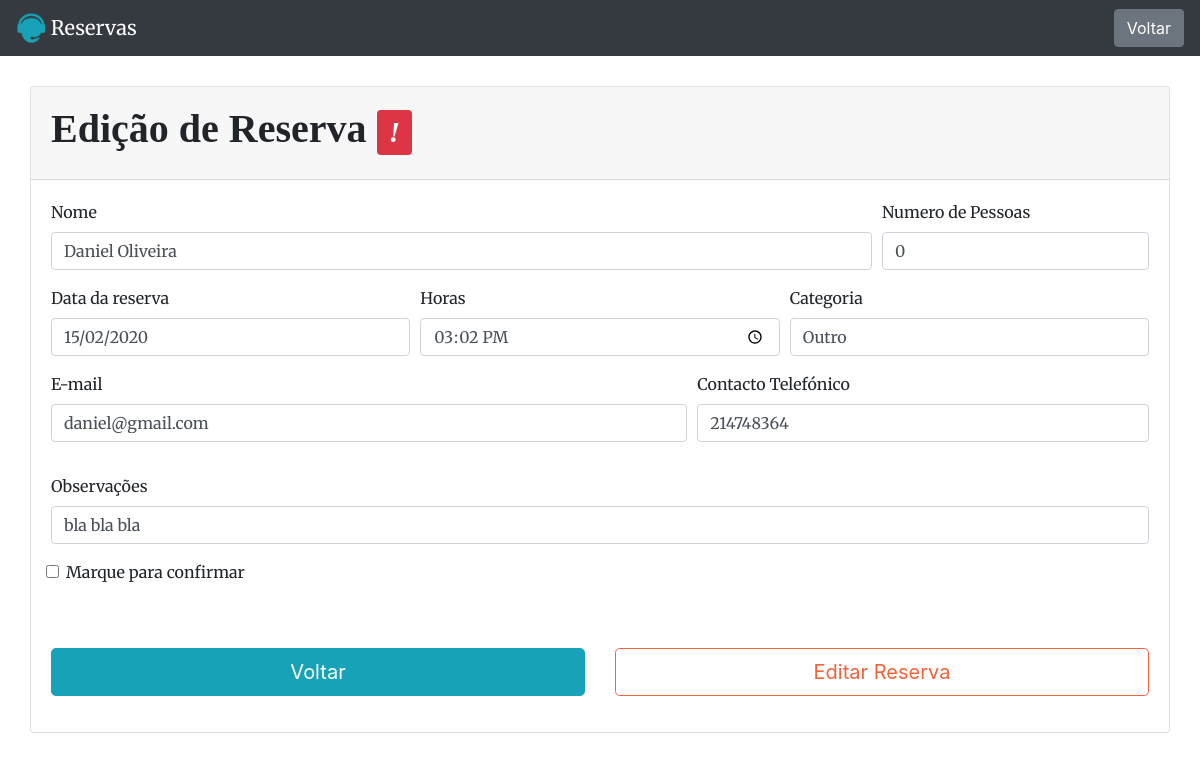
Screenshot of /eventos/editar_reserva.php?id=4 (signed in) with the database file from the repository.
### tables this page shows
CREATE TABLE `reservas` (
  `id_reserva` int(11) NOT NULL,
  `id_client` int(11) NOT NULL,
  `client_name` varchar(50) NOT NULL,
  `number_pessoas` int(11) NOT NULL,
  `date_reserva` date NOT NULL,
  `time_reserva` time NOT NULL,
  `categoria` tinytext NOT NULL,
  `client_email` varchar(255) NOT NULL,
  `client_phone` varchar(9) NOT NULL,
  `observacoes` longtext NOT NULL,
  `created_at` timestamp NOT NULL DEFAULT current_timestamp(),
  `updated_at` timestamp NOT NULL DEFAULT current_timestamp() ON UPDATE current_timestamp(),
  `status` text NOT NULL DEFAULT 'pendente'
);

### eventos/editar_reserva.php (the view, shortened to what this page needs)
<?php
$id_reserva=$_GET['id'];
require '../includes/db.inc.php';
$sql = "SELECT id_reserva,id_client, client_name ,number_pessoas,DATE_FORMAT(date_reserva, '%d/%m/%Y') as date, DATE_FORMAT(time_reserva, '%H:%i') as time, categoria, client_email, client_phone, observacoes, created_at, updated_at FROM reservas WHERE  id_reserva = $id_reserva";
    $result = mysqli_query( $conn, $sql);
?>
<html>
  <head>
       <link href="https://cdnjs.cloudflare.com/ajax/libs/magnific-popup.js/1.1.0/magnific-popup.min.css" rel="stylesheet" />
       <link href="../assets/css/styles.css" rel="stylesheet" />
  </head>
  <body>
  <?php include_once "navbar.php" ?>
    <div class="container">
      <div class="row">
        <div class="card-abrir-chamado">
          <div class="card">
            <div class="card-header">
                    <h1>Edição de Reserva <span class="badge badge-danger">!</span></h1>
            </div>
            <div class="card-body">
              <div class="row">
                <div class="col">
                <?php foreach($result as $row) : ?>
                <form action="../includes/update_data_reserva.php?id=<?php echo $_SESSION['userId'] ?>" method="post">
                            <div class="form-row">
                                <div class="form-group col-md-9">
                                        <label for="nome">Nome</label>
                                        <input type="text" class="form-control" id="name" name="name" placeholder="Nome"  value="<?php echo $row['client_name']?>">
                                </div>
                                <div class="form-group col-md-3">
                                        <label for="nome">Numero de Pessoas</label>
                                        <input type="number" class="form-control" id="n_pessoas" name="n_pessoas" placeholder="Numero de Pessoas"  value="<?php echo $row['number_pessoas']?>">
                                </div>
                            </div>
                            <div class="form-row">
                                <div class="form-group col-md-4">
                                        <label for="email">Data da reserva</label>
                                        <input type="" class="form-control" id="data_reserva" name="data_reserva" placeholder="<?php echo $row['date']?>"  value="<?php echo $row['date']?>">
                                </div>
                                <div class="form-group col-md-4">
                                        <label for="email">Horas</label>
                                        <input type="time" class="form-control" id="time_reserva" name="time_reserva" placeholder=""  value="<?php echo $row['time']?>">
                                </div>
                                <div class="form-group col-md-4">
                                <label>Categoria</label>
                                                  <input type="text" name="categoria" class="form-control" value="<?php echo $row['categoria']?>">
                                </div>
                            </div>
                            <div class="form-row">
                              <div class="form-group col-md-7">
                                <label for="email">E-mail</label>
                                <input type="email" class="form-control" id="email" name="email" placeholder="E-mail de contacto"  value="<?php echo $row['client_email']?>">
                              </div>
                                  <div class="form-group col-md-5">
                                          <label for="nome">Contacto Telefónico</label>
                                          <input type="number" class="form-control" id="tele" name="tele" placeholder="Contacto telefónico"  value="<?php echo $row['client_phone']?>">
                                  </div>
                            </div>
                            <div class="form-row">
                                <div class="form-group col-md-12">
                                        <label for="salario">Observações</label>
                                        <input type="text" name="observacoes" class="form-control" rows="3" value="<?php echo $row['observacoes']?>"></textarea>
                                </div>
                                <div class="form-group form-check">
                                <input type="checkbox" class="form-check-input" name="confirmBox" id="confirmBox">
                                <label class="form-check-label" for="confirmBox">Marque para confirmar</label>
                              </div>
                            </div>
                            <div class="row mt-5">
                            <div class="col-6">
                            <a class="btn btn-lg btn-info btn-block" href="consultar_reservas.php">Voltar</a>
                            </div>
                            <div class="col-6">
                            <button class="btn btn-lg btn-outline-primary btn-block" name="edit-reserva-submit" type="submit">Editar Reserva</button>
                            </div>
                            </form>
                  <?php endforeach ?>
                </div>
              </div>
            </div>
          </div>
        </div>
    </div>
  </body>
</html>

### eventos/editar_reserva.php (style rules this page uses)
.card-abrir-chamado { padding: 30px 0 0 0; width: 100%; margin: 0 auto; }

### rows the page displays
reservas: name "Daniel Oliveira", n_pessoas "0", data_reserva "15/02/2020", categoria "Outro", email "daniel@gmail.com", tele "214748364", observacoes "bla bla bla"
